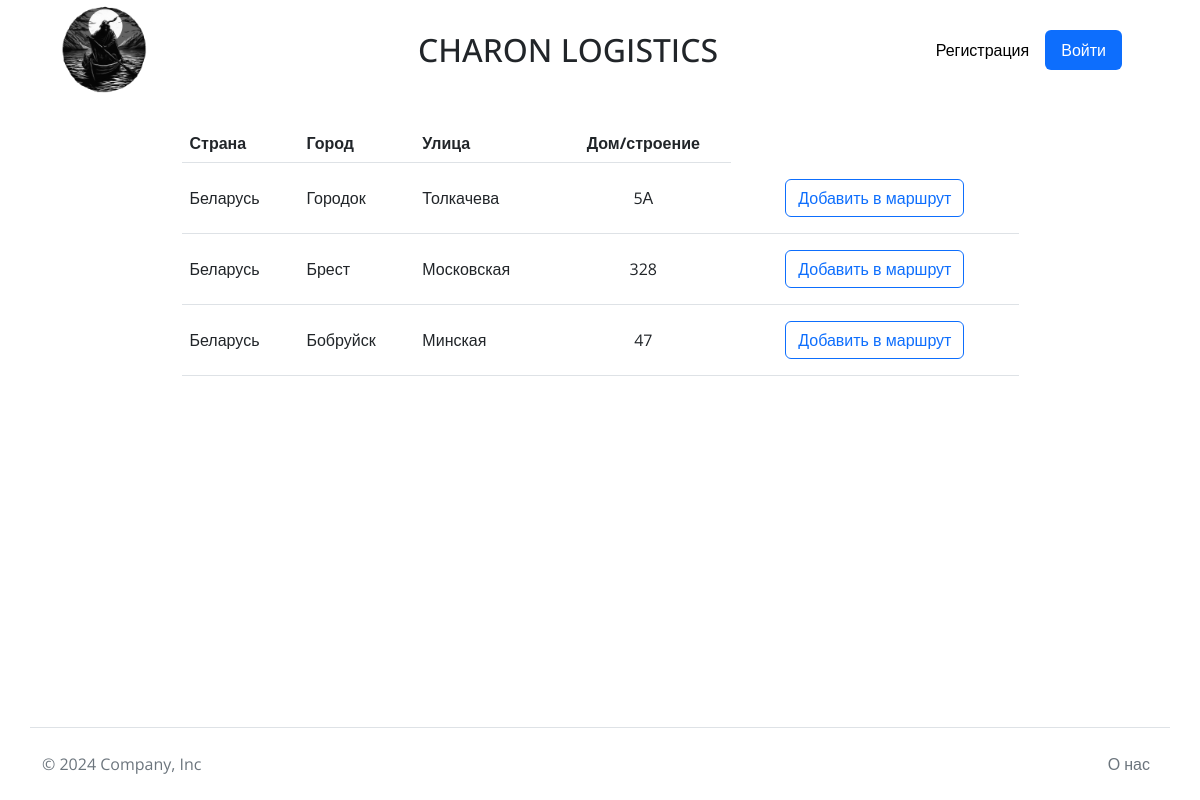
The page /route/archive/71/ on the database its author committed.
### client/models.py (models this page shows, shortened)
class ClientObjectsProfile(models.Model):
    organisation_name = models.ForeignKey(
                                          Client,
                                          on_delete=models.DO_NOTHING,
                                          max_length=50,
                                          verbose_name='Наименование клиента'
                                         )
    phone = models.CharField(max_length=15, verbose_name='Номер телефона')
    country = models.CharField(max_length=50, verbose_name='Страна')
    city = models.CharField(max_length=50, verbose_name='Город')
    street = models.CharField(max_length=50, verbose_name='Улица')
    building = models.CharField(max_length=5, verbose_name='Дом/строение')
    lat = models.CharField(max_length=20, default=None, verbose_name='Широта')
    lon = models.CharField(max_length=20, default=None, verbose_name='Долгота')
    created = models.DateTimeField(auto_now=True, verbose_name='Дата создания')
    updated = models.DateTimeField(auto_now=True, verbose_name='Дата обновления данных')

### route/views.py (the view)
# urls.py: path('archive/<int:pk>/', route_archive_detail, name='date_archive')
def route_archive_detail(request, pk):
    serializer = RouteArchiveSerializer.get_details(request, pk)
    return render(request, template_name='archive_detail.html', context={'objects': serializer})

### route/context_processors.py (called while the page is built)
def cart(request):
    return {'cart': Cart(request)}

### route/serializers.py (called while the page is built)
    def get_details(self, pk):
        route = Route.objects.get(id=pk)
        ids = route.client_ids
        objects_list = []
        filtered_ids = ids.split(',')
        for i in filtered_ids:
            obj = ClientObjectsProfile.objects.get(id=int(i))
            objects_list.append(obj)
        return objects_list

### route/templates/archive_detail.html (shortened to what this page needs)
{% extends "base.html" %}
{% load rest_framework %}
{% load bootstrap5 %}
{% block content %}
<div class="d-flex justify-content-center">
    <table class="table table-hover m-4 align-middle w-75">
        <thead>
        <tr>
            <th scope="col">Страна</th>
            <th scope="col">Город</th>
            <th scope="col">Улица</th>
            <th scope="col" class="text-center">Дом/строение</th>
        </tr>
        </thead>
        <tbody>
        {% for object in objects %}
        <tr>
            <td>{{ object.country }}</td>
            <td>{{ object.city }}</td>
            <td>{{ object.street }}</td>
            <td class="text-center">{{ object.building }}</td>
            <td>
                <form  method="post" class="d-flex justify-content-center m-2" action="{% url 'cart_add' object.id %}">
                    <input type="submit" class="btn btn-outline-primary" value="Добавить в маршрут">
                </form>
            </td>
        </tr>
        {% endfor %}
      </tbody>
    </table>
</div>
<footer>
    <div class="container py-4 row-cols-2 d-flex flex-wrap align-items-center text-center border-top fixed-bottom">
        <div class="col text-start">
            <p class="col-md-4 mb-0 text-muted">© 2024 Company, Inc</p>
        </div>
        <div class="col text-end">
            <a href="/registration/home" class="nav-link px-2 text-muted">О нас</a>
        </div>
    </div>
</footer>
{% endblock %}

### registration/static/style.css (style rules this page uses)
body { font-family: "Open Sans", sans-serif; background: url(images/body.png); }
footer { font-family: "Open Sans", sans-serif; background: url(images/header_footer.jpg); }

### rows shown on the page
ClientObjectsProfile: country "Беларусь", city "Городок", street "Толкачева", building "5А"
ClientObjectsProfile: country "Беларусь", city "Брест", street "Московская", building "328"
ClientObjectsProfile: country "Беларусь", city "Бобруйск", street "Минская", building "47"
